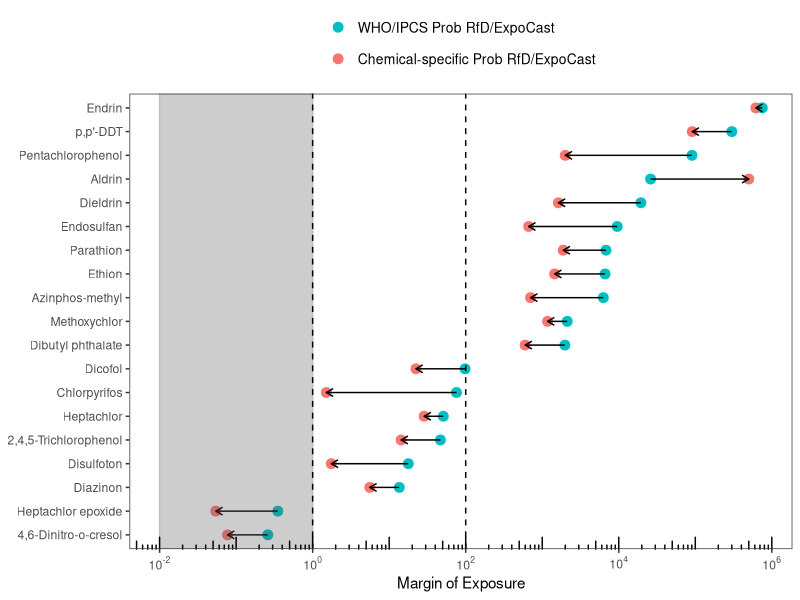
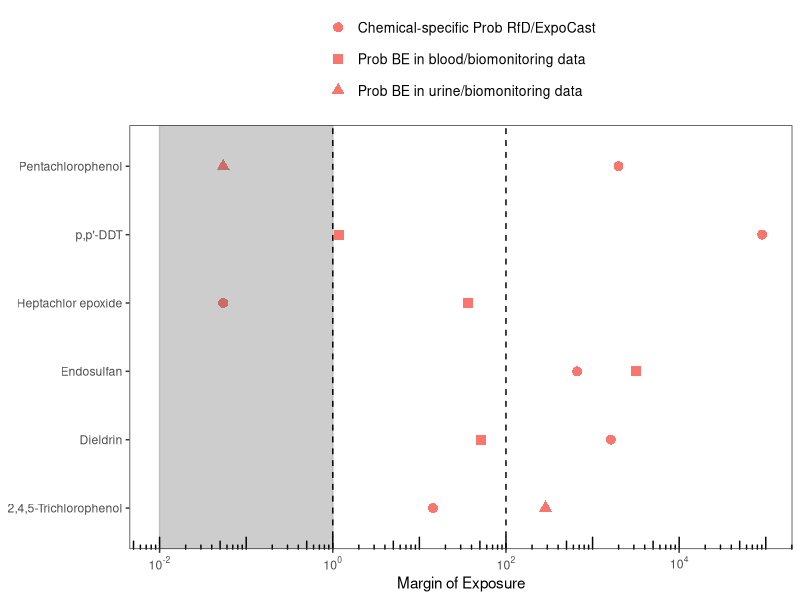
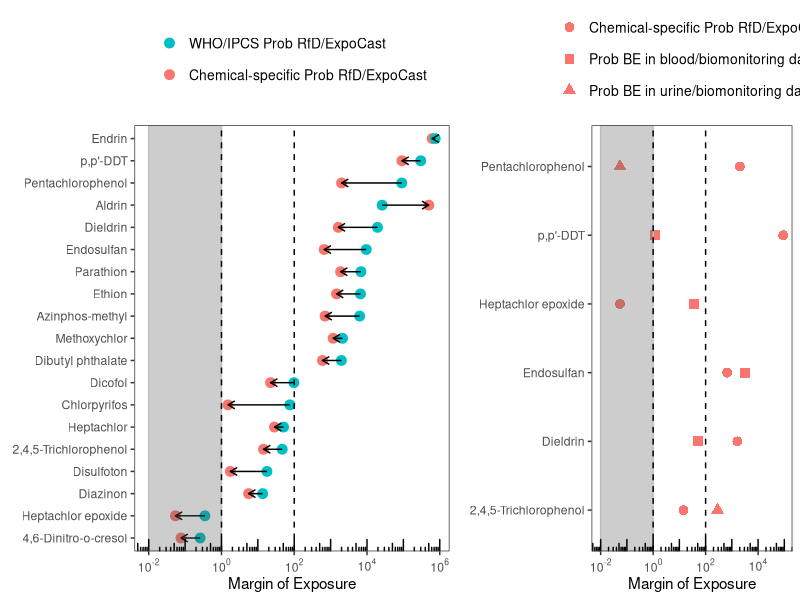

R code for these plots, in order: (Note: this script raises an error after producing the figures.)
library(dplyr)
library(ggplot2)
library(ggpubr)

expo <- read.csv("expocast upper bound.csv")

##HDMI and expocast
who.hdmi.quan <- read.csv("WHO approximate HDMI quantile.csv")
cs.hdmi.quan <- read.csv("HDMI quantile.csv")

who.hdmi.quan$name <- "WHO/IPCS"
cs.hdmi.quan$name <- "chemical-specific"

hdmi.quan.bind <- merge(cs.hdmi.quan, who.hdmi.quan, by="CAS")
hdmi.quan.bind.df <- hdmi.quan.bind[-c(5,7,17,18,23,26),]
cs.hdmi.quan.df <- data.frame(CAS=hdmi.quan.bind.df$CAS, endpoint=hdmi.quan.bind.df$endpoint.x,
                              probRfD=hdmi.quan.bind.df$X5..x, name=hdmi.quan.bind.df$name.x)
cs.hdmi.expo <- merge(cs.hdmi.quan.df, expo, by="CAS")
cs.hdmi.expo$MOE <- with(cs.hdmi.expo, probRfD/expocast)
cs.hdmi.expo.df <- cs.hdmi.expo %>% group_by(CAS) %>% slice(which.min(probRfD))

who.hdmi.quan.df <- data.frame(CAS=hdmi.quan.bind.df$CAS, endpoint=hdmi.quan.bind.df$endpoint.x,
                               probRfD=hdmi.quan.bind.df$X5..y, name=hdmi.quan.bind.df$name.y)
who.hdmi.expo <- merge(who.hdmi.quan.df, expo, by="CAS")
who.hdmi.expo$MOE <- with(who.hdmi.expo, probRfD/expocast)
who.hdmi.expo.df <- who.hdmi.expo %>% group_by(CAS) %>% slice(which.min(probRfD))

hdmi.expo <- rbind(cs.hdmi.expo.df, who.hdmi.expo.df)
hdmi.expo$reorder <- hdmi.expo$MOE
hdmi.expo[1:19,8] <- hdmi.expo[20:38, 8]

expo.moe.plot <- ggplot()+
  geom_point(data=hdmi.expo, aes(x=MOE, y=reorder(Chemical, reorder), color=name), size=3)+
  geom_segment(aes(x =who.hdmi.expo.df$MOE , y = who.hdmi.expo.df$Chemical, xend = cs.hdmi.expo.df$MOE, yend = cs.hdmi.expo.df$Chemical),
               arrow = arrow(length = unit(0.2, "cm")))+
  geom_rect(aes(xmin = 1e-02, xmax = 1, ymin = -Inf, ymax = Inf), color="gray", alpha=0.3)+
  geom_vline(xintercept=1, color="black", linetype="dashed")+
  geom_vline(xintercept=100, color="black", linetype="dashed")+
  scale_x_log10(breaks = scales::trans_breaks("log10", function(x) 10^x),
                labels = scales::trans_format("log10", scales::math_format(10^.x)))+
  theme_bw()+
  theme(axis.title.y = element_blank(), 
        legend.title = element_blank(), legend.position = "top", legend.text = element_text(size = 10),
        panel.grid.major = element_blank(), panel.grid.minor = element_blank())+
  xlab("Margin of Exposure")+
  scale_color_discrete(breaks=c("WHO/IPCS","chemical-specific"),
                       labels=c("WHO/IPCS Prob RfD/ExpoCast","Chemical-specific Prob RfD/ExpoCast"))+
  guides(color = guide_legend(nrow = 2))+
  annotation_logticks(sides="b")
print(expo.moe.plot)

#combine HDMI, BE and exposure data
##biomonitoring data MOE
bio.data <- read.csv("bimonitoring data.csv")
be_b.quan <- read.csv("BEMI blood quantile.csv")
be_b.quan.df <- be_b.quan %>% group_by(CAS) %>% slice(which.min(X5.))

be_u.quan <- read.csv("BEMI urine quantile.csv")
be_u.quan.df <- be_u.quan %>% group_by(CAS) %>% slice(which.min(X5.))

bio.be_b <- merge(bio.data[1:4,], be_b.quan.df, by="CAS")
bio.be_u <- merge(bio.data[5:6,], be_u.quan.df, by="CAS")

bio.be_b$MOE <- with(bio.be_b, X5./biomonitoring.value)
bio.be_u$MOE <- with(bio.be_u, X5./biomonitoring.value)

bio.be_b$name <- "BE blood"
bio.be_u$name <- "BE urine"
bio.bind <- rbind(bio.be_b, bio.be_u)

cs.hdmi.moe.subset <- subset(cs.hdmi.expo.df, Chemical %in% c("Heptachlor epoxide","Endosulfan","p,p'-DDT","Dieldrin","Pentachlorophenol","2,4,5-Trichlorophenol"))

bioexpo.moe <- rbind(bio.bind[,c(1,2,9,10)], cs.hdmi.moe.subset[,c(1,5,7,4)])

bioexpo.plot <- ggplot()+
  geom_point(data=bioexpo.moe, aes(x=MOE, y=Chemical, shape=name), color="#F8766D", size=3)+
  geom_rect(aes(xmin = 1e-02, xmax = 1, ymin = -Inf, ymax = Inf), color="gray", alpha=0.3)+
  geom_vline(xintercept=1, color="black", linetype="dashed")+
  geom_vline(xintercept=100, color="black", linetype="dashed")+
  scale_x_log10(breaks = scales::trans_breaks("log10", function(x) 10^x),
                labels = scales::trans_format("log10", scales::math_format(10^.x)))+
  theme_bw()+
  theme(axis.title.y = element_blank(), 
        legend.title = element_blank(), legend.position = "top", legend.text = element_text(size = 10),
        panel.grid.major = element_blank(), panel.grid.minor = element_blank())+
  xlab("Margin of Exposure")+
  scale_shape_manual(breaks=c("chemical-specific","BE blood","BE urine"),
                     labels=c("chemical-specific"="Chemical-specific Prob RfD/ExpoCast", 
                                "BE blood"="Prob BE in blood/biomonitoring data", 
                                "BE urine"="Prob BE in urine/biomonitoring data"),
                     values=c("chemical-specific"=16, "BE blood"=15, "BE urine"=17))+
  guides(shape = guide_legend(nrow = 3))+
  annotation_logticks(sides="b")
print(bioexpo.plot)

moe.plot <- ggarrange(expo.moe.plot, bioexpo.plot, align = "h", widths = c(2,1.5))
ggsave(moe.plot, file="MOE plot (Expocast and biomonitoring).pdf", width = 12, height=8, scale=0.8, path="HDMI plots")

###-------------------------------------------------------------------------------------------------
#generate csv file for Prism
hdmi.expo.df <- merge(hdmi.expo[1:19, c(4,5,7)], hdmi.expo[20:38, c(4,5,7)], by="Chemical")
hdmi.expo.df_sort <- hdmi.expo.df[order(hdmi.expo.df$MOE.y, decreasing = TRUE),]
write.csv(hdmi.expo.df_sort, file="prism file/Fig 5 (A) MOE by Expocast.csv", row.names = FALSE)

write.csv(bioexpo.moe, file="prism file/Fig 5 (B) MOE by Expocast and bio data.csv", row.names = FALSE)
